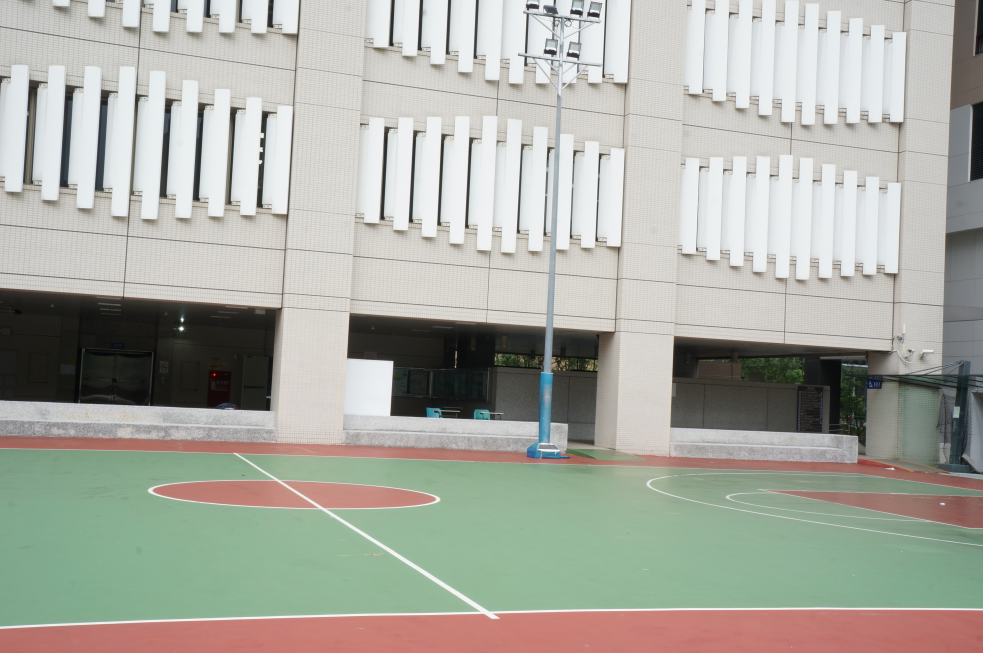
#> input picture img/gym/2-2/DSC00131.JPG, 4912 x 3264 px (shown at 1/5 size); its folder holds only this picture in this run
$ jupyter execute my_img_stitching.ipynb
#> lines starting #> are read from the running program, lines starting #| are printed output that depends on the picture
[cell 1]
import cv2
import numpy as np
import os
import glob
import math
from numpy import linalg as la

Parameters

[cell 2]
# focal length
FOCAL_LENGTH = 668
# cylinder radius, it's much better to use focal length
CYLINDER_RADIUS = FOCAL_LENGTH
RANSAC_THRESHHOLD = 2.0

Get Data from folder

[cell 3]
imgspath = glob.glob(os.path.join('img/gym/2-2','*.jpg'))
imgs = [cv2.imread(i) for i in imgspath]
#> imgs = 1 item

[cell 4]
img = imgs[0]
#> img is the input picture: shape (3264, 4912, 3); mean B, G, R 162.1, 170.7, 169.3
new_img = np.zeros(img.shape)
project_index = np.zeros(img.shape[0:2])
project_index.shape
#> Out = (3264, 4912)

[cell 5]
img = imgs[0]
img = cv2.resize(img, (img.shape[1]//10, img.shape[0]//10))
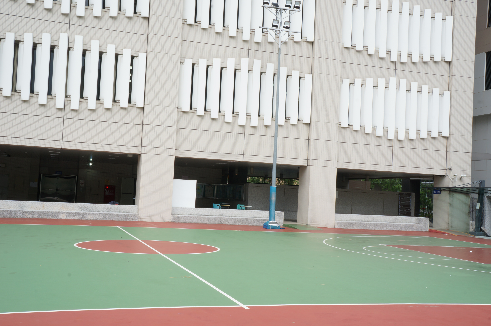
#> img: shape (326, 491, 3); mean B, G, R 161.9, 170.6, 169.2
new_img = np.zeros(img.shape)

[cell 6]
def project_to_cylinder(img, f = FOCAL_LENGTH, s = CYLINDER_RADIUS):
    height, width = img.shape[:2]
    cylinder_proj = np.zeros(shape=img.shape, dtype=np.uint8)

    for y in range(height):
        py = -y + height//2
        for x in range(width):
            px = x - width//2
            cylinder_proj[-int(s*py/math.sqrt(px**2+f**2) - height//2)][int(s*math.atan(px/f) + width//2)] = img[y][x]

    return cylinder_proj

[cell 7]
def crop_image_black_edge(img, f = FOCAL_LENGTH, s = CYLINDER_RADIUS):
    h, w = img.shape[:2]
    top = -int(s*(h//2)/math.sqrt((-w//2)**2+f**2) - h//2)
    down = -int(s*(-h//2)/math.sqrt((-w//2)**2+f**2) - h//2)
    left = int(s*math.atan((-w//2)/f) + w//2)
    right = int(s*math.atan((w//2)/f) + w//2)
    crop_img = img[top:down, left:right] # crop 4 sides
    # crop_img = img[:, left:right] # only crop 2 sides, left to right

    return crop_img

[cell 8]
# it's better to use random sample
# [24 lines left out: function nonRANSAC, not called in this run]

[cell 9]
#  img2       img1            img2+img1
#  _____      _____           _____
# |     |    |.    |  __\    |    _|___   shift = (c,d) - (a,b)
# |    .|    |     |     \   |   |.|   |
# |_____|    |_____|  __ /   |___|_|   |
#  (c,d)      (a,b)     /        |_____|
#
# y shift > 0, means img1 move down
# x shift > 0, means img1 move right
# in our case, our image are counterclockwise and equal size, so x shift must > 0

# [21 lines left out: function stitch_image, not called in this run]

    # [8 lines of commented-out code are left out]

[cell 10]
new_img = project_to_cylinder(img)
#> after the loop in project_to_cylinder, `for y in range(height):`:
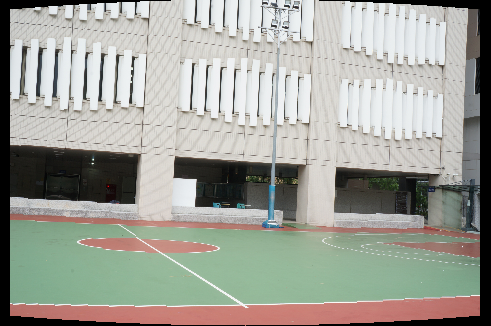
#> cylinder_proj: shape (326, 491, 3); mean B, G, R 152.5, 160.6, 159.4

cv2.imwrite("my_projection.jpg", new_img)
#> Out = True

[cell 11]
crop_img = crop_image_black_edge(new_img)
#> in crop_image_black_edge, `crop_img = img[top:down, left:right]`:
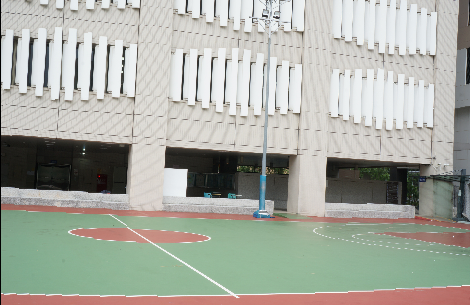
#> crop_img: shape (305, 470, 3); mean B, G, R 162.6, 171.4, 168.4

crop_img.shape
cv2.imwrite("crop.jpg", crop_img)
#> Out = True

[cell 12]
shift = [50,70]
img1_padding = [
        (shift[0], 0) if shift[0] > 0 else (0, -shift[0]),
        (shift[1], 0) if shift[1] > 0 else (0, -shift[1]),
        (0, 0)
    ]
padded_img1 = np.lib.pad(crop_img, img1_padding, 'constant', constant_values=0)
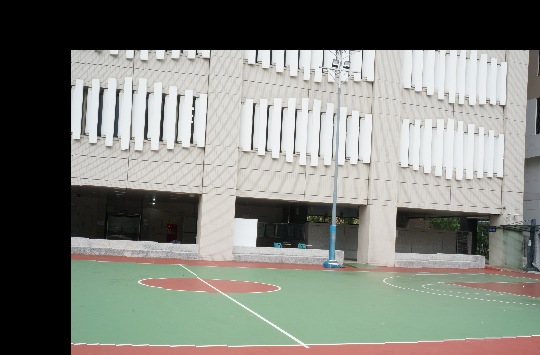
#> padded_img1: shape (355, 540, 3); mean B, G, R 121.6, 128.2, 125.9
padded_img1[:crop_img.shape[0], :crop_img.shape[1]] = crop_img
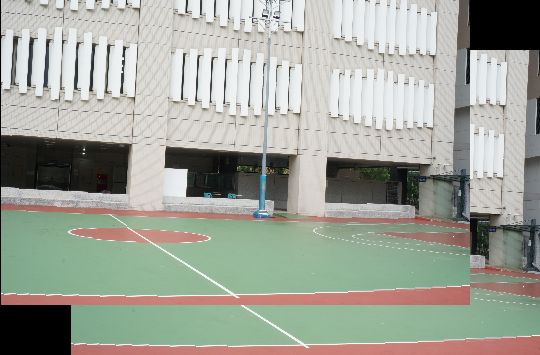
#> padded_img1: shape (355, 540, 3); mean B, G, R 153.7, 163.5, 160
cv2.imwrite("padded_img1.jpg", padded_img1)
#> Out = True

$ run again, on img/gym/2-2/DSC00135.JPG
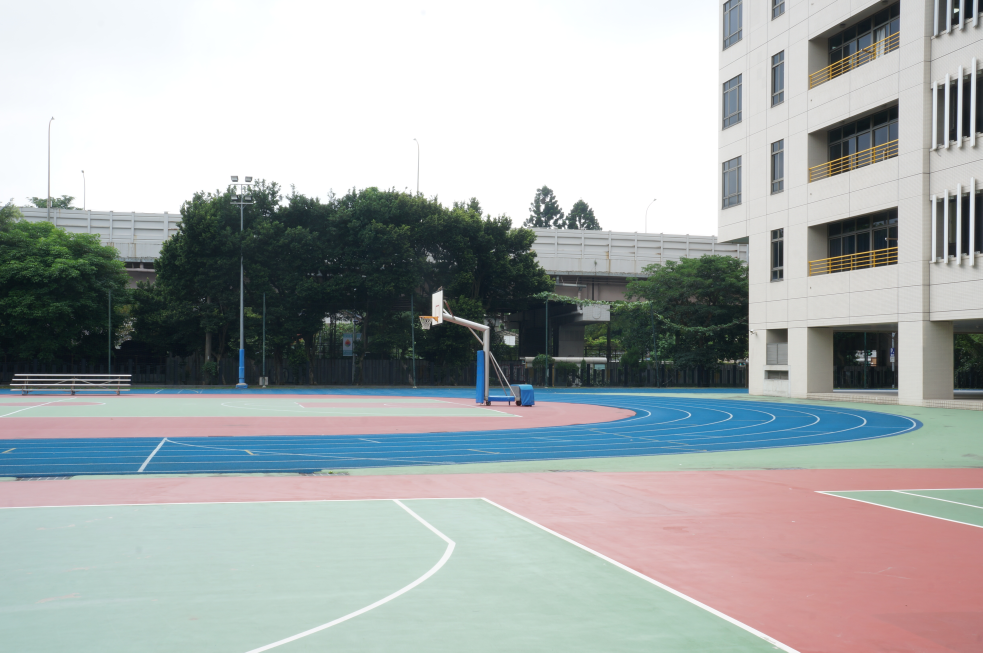
#> input picture img/gym/2-2/DSC00135.JPG, 4912 x 3264 px (shown at 1/5 size)
#> imgs = 1 item
#> img is the input picture: shape (3264, 4912, 3); mean B, G, R 171.3, 171.4, 166.7
#> img: shape (326, 491, 3)
#> after the loop in project_to_cylinder, `for y in range(height):`:
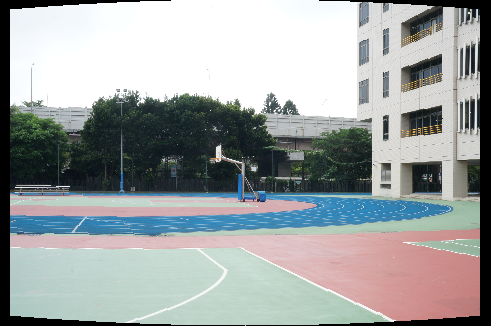
#> cylinder_proj: shape (326, 491, 3); mean B, G, R 161, 161.1, 156.5
#> `cv2.imwrite("my_projection.jpg", new_img)`: Out = True
#> `padded_img1[:crop_img.shape[0], :crop_img.shape[1]] = crop_img`:
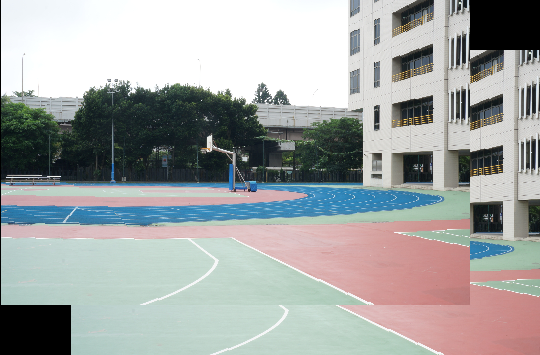
#> padded_img1: shape (355, 540, 3); mean B, G, R 163.4, 164.4, 161.2

$ run again, on img/gym/2-2/DSC00136.JPG
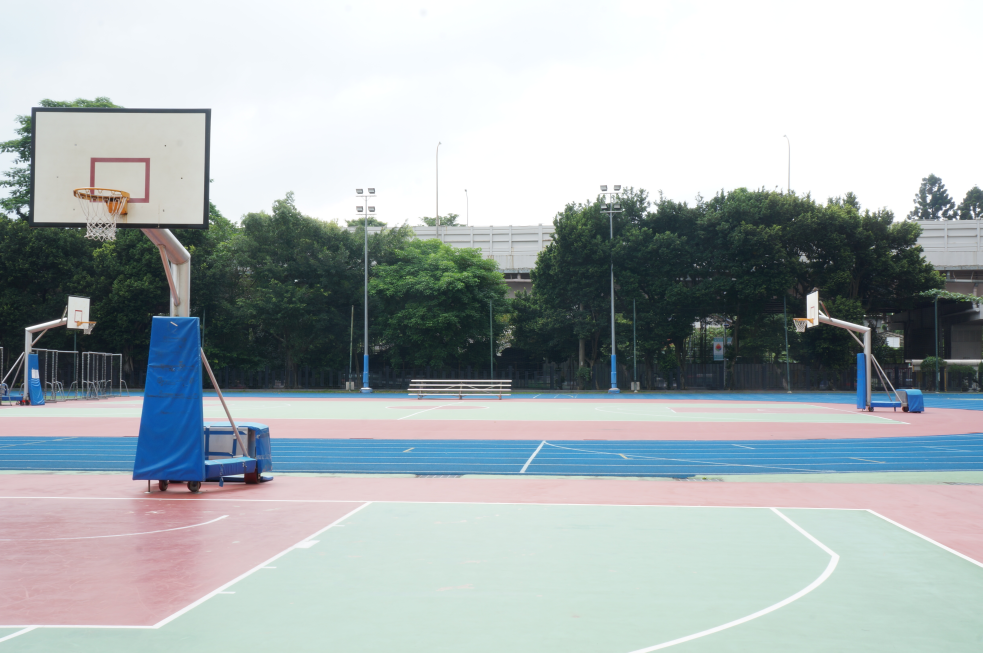
#> input picture img/gym/2-2/DSC00136.JPG, 4912 x 3264 px (shown at 1/5 size)
#> imgs = 1 item
#> img is the input picture: shape (3264, 4912, 3); mean B, G, R 178.7, 176.8, 168.4
#> img: shape (326, 491, 3)
#> after the loop in project_to_cylinder, `for y in range(height):`:
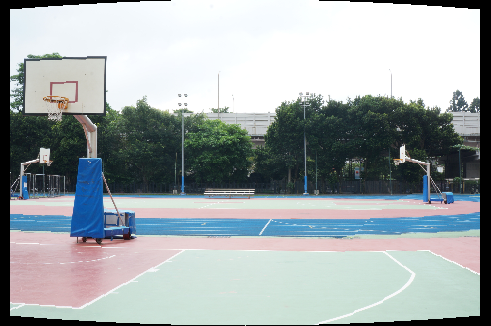
#> cylinder_proj: shape (326, 491, 3); mean B, G, R 167.8, 166.2, 158.2
#> `cv2.imwrite("my_projection.jpg", new_img)`: Out = True
#> `padded_img1[:crop_img.shape[0], :crop_img.shape[1]] = crop_img`:
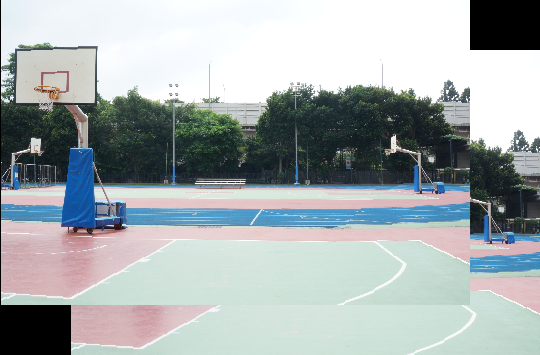
#> padded_img1: shape (355, 540, 3); mean B, G, R 173.5, 172.4, 164.4

$ run again, on img/gym/2-2/DSC00132.JPG
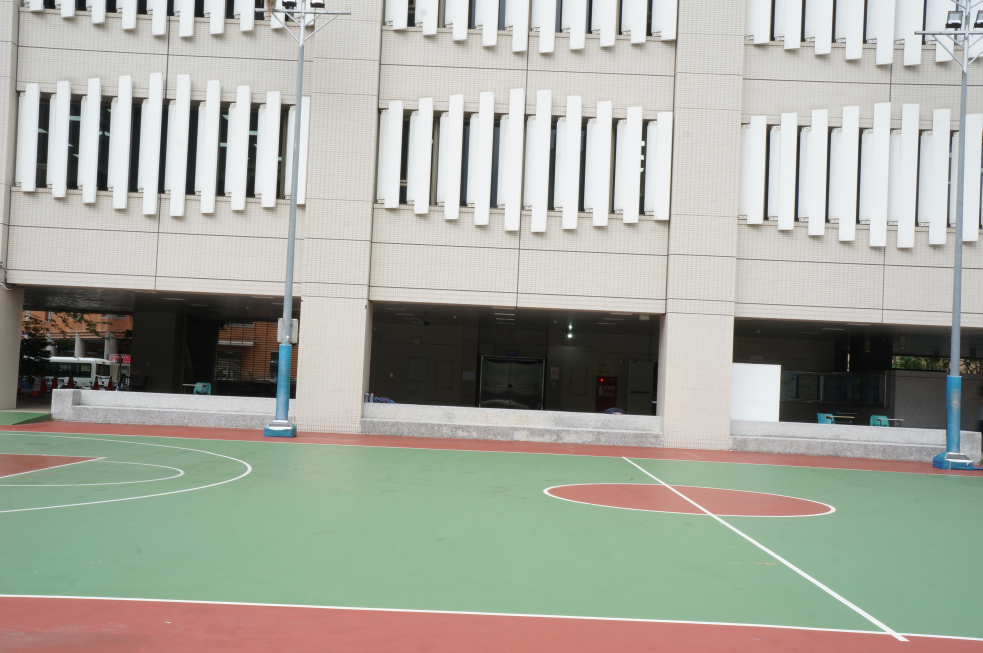
#> input picture img/gym/2-2/DSC00132.JPG, 4912 x 3264 px (shown at 1/5 size)
#> imgs = 1 item
#> img is the input picture: shape (3264, 4912, 3); mean B, G, R 159.1, 168.5, 166.6
#> img: shape (326, 491, 3)
#> after the loop in project_to_cylinder, `for y in range(height):`:
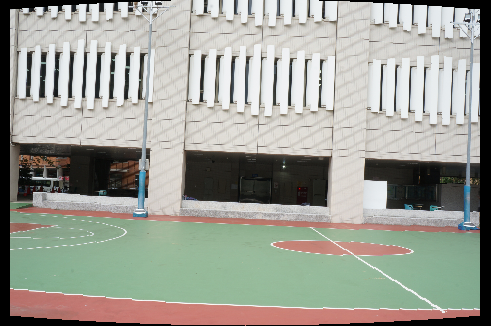
#> cylinder_proj: shape (326, 491, 3); mean B, G, R 149.5, 158.4, 156.7
#> `cv2.imwrite("my_projection.jpg", new_img)`: Out = True
#> `padded_img1[:crop_img.shape[0], :crop_img.shape[1]] = crop_img`:
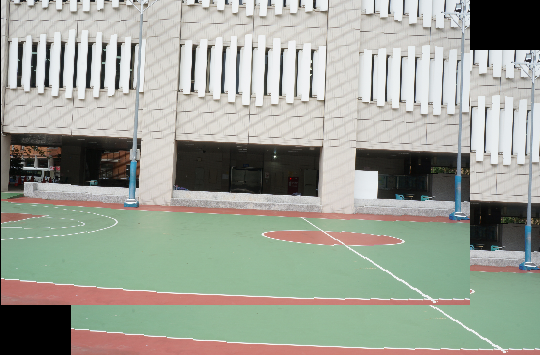
#> padded_img1: shape (355, 540, 3); mean B, G, R 152.1, 162.6, 158
